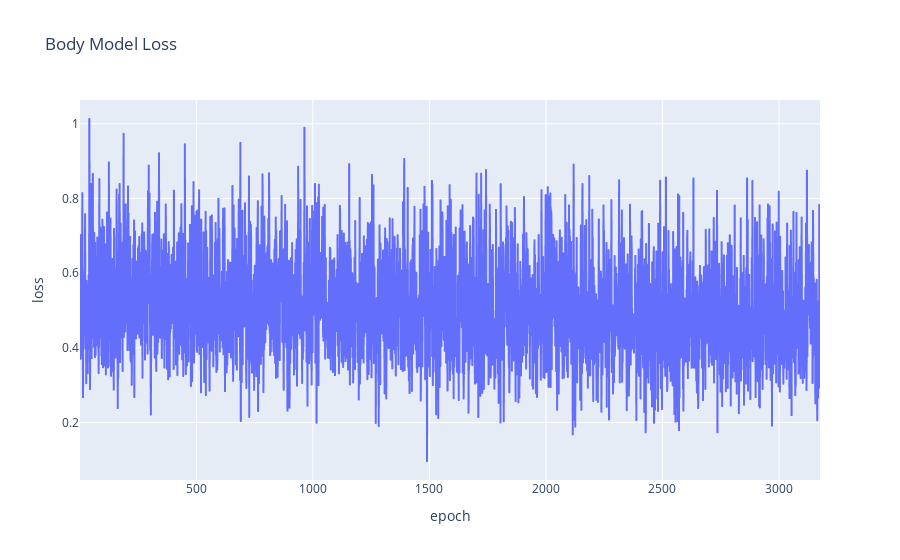

The cell this chart's notebook holds for it:
### Code cell
# plot body model loss using plotly express
import plotly.express as px
foo = pd.DataFrame()
foo['epoch'] = range(1, len(data['train_loss']) + 1)
foo['loss'] = data['train_loss']
fig = px.line(foo, x='epoch', y='loss', title='Body Model Loss')
fig.show()

### Figure 1 — Plotly figure (JSON) as saved in the notebook; plotly's stock layout.template omitted (floating-point values rounded to 4 significant figures; data arrays with more than 128 entries replaced by an {"elided": "..."} marker saying what was removed)
{"data": [{"hovertemplate": "epoch=%{x}<br>loss=%{y}<extra></extra>", "legendgroup": "", "line": {"color": "#636efa", "dash": "solid"}, "marker": {"symbol": "circle"}, "mode": "lines", "name": "", "showlegend": false, "type": "scattergl", "x": {"elided": "3176 int values"}, "xaxis": "x", "y": {"elided": "3176 float values"}, "yaxis": "y"}], "layout": {"legend": {"tracegroupgap": 0}, "title": {"text": "Body Model Loss"}, "xaxis": {"anchor": "y", "domain": [0, 1], "title": {"text": "epoch"}}, "yaxis": {"anchor": "x", "domain": [0, 1], "title": {"text": "loss"}}}}
